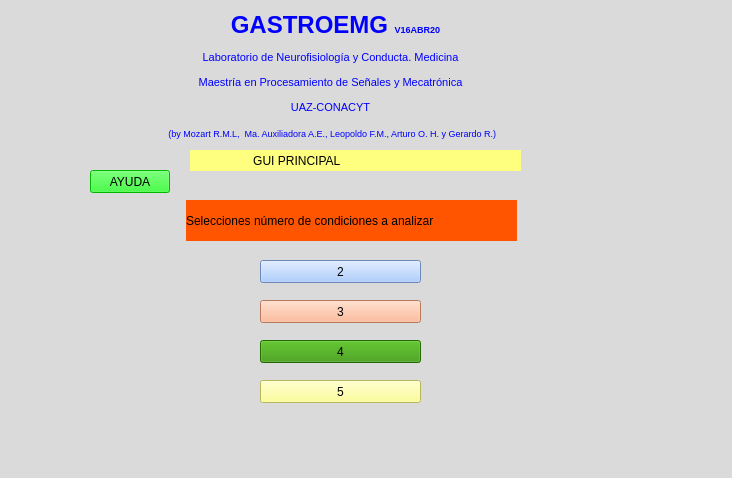
<?xml version="1.0" encoding="UTF-8"?>
<ui version="4.0">
 <class>MainWindow</class>
 <widget class="QMainWindow" name="MainWindow">
  <property name="geometry">
   <rect>
    <x>0</x>
    <y>0</y>
    <width>732</width>
    <height>478</height>
   </rect>
  </property>
  <property name="windowTitle">
   <string>MainWindow</string>
  </property>
  <property name="styleSheet">
   <string notr="true">background-color: rgb(218, 218, 218);</string>
  </property>
  <widget class="QWidget" name="centralwidget">
   <widget class="QLabel" name="label_4">
    <property name="geometry">
     <rect>
      <x>210</x>
      <y>10</y>
      <width>251</width>
      <height>31</height>
     </rect>
    </property>
    <property name="text">
     <string>&lt;html&gt;&lt;head/&gt;&lt;body&gt;&lt;p align=&quot;center&quot;&gt;&lt;span style=&quot; font-size:18pt; font-weight:600; color:#0000ff;&quot;&gt;GASTROEMG &lt;/span&gt;&lt;span style=&quot; font-size:7pt; font-weight:600; color:#0000ff;&quot;&gt;V16ABR20&lt;/span&gt;&lt;/p&gt;&lt;/body&gt;&lt;/html&gt;</string>
    </property>
   </widget>
   <widget class="QLabel" name="label_5">
    <property name="geometry">
     <rect>
      <x>30</x>
      <y>20</y>
      <width>91</width>
      <height>91</height>
     </rect>
    </property>
    <property name="styleSheet">
     <string notr="true">border-image: url(:/uaz3/uaz.png);</string>
    </property>
    <property name="text">
     <string/>
    </property>
   </widget>
   <widget class="QLabel" name="label_6">
    <property name="geometry">
     <rect>
      <x>540</x>
      <y>20</y>
      <width>81</width>
      <height>91</height>
     </rect>
    </property>
    <property name="styleSheet">
     <string notr="true">border-image: url(:/uaz4/uaz2.png);</string>
    </property>
    <property name="text">
     <string/>
    </property>
   </widget>
   <widget class="QLabel" name="label_7">
    <property name="geometry">
     <rect>
      <x>150</x>
      <y>50</y>
      <width>361</width>
      <height>91</height>
     </rect>
    </property>
    <property name="text">
     <string>&lt;!DOCTYPE HTML PUBLIC &quot;-//W3C//DTD HTML 4.0//EN&quot; &quot;http://www.w3.org/TR/REC-html40/strict.dtd&quot;&gt;
&lt;html&gt;&lt;head&gt;&lt;meta name=&quot;qrichtext&quot; content=&quot;1&quot; /&gt;&lt;style type=&quot;text/css&quot;&gt;
p, li { white-space: pre-wrap; }
&lt;/style&gt;&lt;/head&gt;&lt;body style=&quot; font-family:'MS Shell Dlg 2'; font-size:8pt; font-weight:400; font-style:normal;&quot;&gt;
&lt;p align=&quot;center&quot; style=&quot; margin-top:12px; margin-bottom:12px; margin-left:0px; margin-right:0px; -qt-block-indent:0; text-indent:0px;&quot;&gt;&lt;span style=&quot; color:#0000ff;&quot;&gt;Laboratorio de Neurofisiología y Conducta. Medicina&lt;/span&gt;&lt;/p&gt;
&lt;p align=&quot;center&quot; style=&quot; margin-top:12px; margin-bottom:12px; margin-left:0px; margin-right:0px; -qt-block-indent:0; text-indent:0px;&quot;&gt;&lt;span style=&quot; color:#0000ff;&quot;&gt;Maestría en Procesamiento de Señales y Mecatrónica&lt;/span&gt;&lt;/p&gt;
&lt;p align=&quot;center&quot; style=&quot; margin-top:12px; margin-bottom:12px; margin-left:0px; margin-right:0px; -qt-block-indent:0; text-indent:0px;&quot;&gt;&lt;span style=&quot; color:#0000ff;&quot;&gt;UAZ-CONACYT&lt;/span&gt;&lt;/p&gt;
&lt;p align=&quot;center&quot; style=&quot; margin-top:12px; margin-bottom:12px; margin-left:0px; margin-right:0px; -qt-block-indent:0; text-indent:0px;&quot;&gt;&lt;span style=&quot; font-size:9pt; color:#0000ff;&quot;&gt; &lt;/span&gt;&lt;span style=&quot; font-size:7pt; color:#0000ff;&quot;&gt;(by Mozart R.M.L,  Ma. Auxiliadora A.E., Leopoldo F.M., Arturo O. H. y Gerardo R.)&lt;/span&gt;&lt;/p&gt;&lt;/body&gt;&lt;/html&gt;</string>
    </property>
   </widget>
   <widget class="QPushButton" name="boton6_4">
    <property name="geometry">
     <rect>
      <x>90</x>
      <y>170</y>
      <width>80</width>
      <height>23</height>
     </rect>
    </property>
    <property name="styleSheet">
     <string notr="true">background-color: rgb(0, 255, 0);</string>
    </property>
    <property name="text">
     <string>AYUDA</string>
    </property>
   </widget>
   <widget class="QPushButton" name="boton4_0">
    <property name="geometry">
     <rect>
      <x>260</x>
      <y>340</y>
      <width>161</width>
      <height>23</height>
     </rect>
    </property>
    <property name="styleSheet">
     <string notr="true">background-color: rgb(49, 147, 0);
font: 14pt &quot;MS Shell Dlg 2&quot;;</string>
    </property>
    <property name="text">
     <string>4</string>
    </property>
   </widget>
   <widget class="QPushButton" name="boton1_0">
    <property name="geometry">
     <rect>
      <x>260</x>
      <y>260</y>
      <width>161</width>
      <height>23</height>
     </rect>
    </property>
    <property name="styleSheet">
     <string notr="true">background-color: rgb(151, 191, 255);
font: 14pt &quot;MS Shell Dlg 2&quot;;</string>
    </property>
    <property name="text">
     <string>2</string>
    </property>
   </widget>
   <widget class="QPushButton" name="boton3_0">
    <property name="geometry">
     <rect>
      <x>260</x>
      <y>300</y>
      <width>161</width>
      <height>23</height>
     </rect>
    </property>
    <property name="styleSheet">
     <string notr="true">background-color: rgb(255, 170, 127);
font: 14pt &quot;MS Shell Dlg 2&quot;;</string>
    </property>
    <property name="text">
     <string>3</string>
    </property>
   </widget>
   <widget class="QPushButton" name="boton5_0">
    <property name="geometry">
     <rect>
      <x>260</x>
      <y>380</y>
      <width>161</width>
      <height>23</height>
     </rect>
    </property>
    <property name="styleSheet">
     <string notr="true">background-color: rgb(49, 147, 0);
background-color: rgb(255, 255, 127);
font: 14pt &quot;MS Shell Dlg 2&quot;;</string>
    </property>
    <property name="text">
     <string>5</string>
    </property>
   </widget>
   <widget class="QLabel" name="label">
    <property name="geometry">
     <rect>
      <x>186</x>
      <y>200</y>
      <width>331</width>
      <height>41</height>
     </rect>
    </property>
    <property name="styleSheet">
     <string notr="true">background-color: rgb(255, 85, 0);
font: 12pt &quot;MS Shell Dlg 2&quot;;</string>
    </property>
    <property name="text">
     <string>Selecciones número de condiciones a analizar</string>
    </property>
   </widget>
   <widget class="QLabel" name="label_2">
    <property name="geometry">
     <rect>
      <x>190</x>
      <y>150</y>
      <width>331</width>
      <height>21</height>
     </rect>
    </property>
    <property name="styleSheet">
     <string notr="true">background-color: rgb(255, 85, 0);
font: 12pt &quot;MS Shell Dlg 2&quot;;
background-color: rgb(255, 255, 127);</string>
    </property>
    <property name="text">
     <string>                   GUI PRINCIPAL</string>
    </property>
   </widget>
  </widget>
  <widget class="QMenuBar" name="menubar">
   <property name="geometry">
    <rect>
     <x>0</x>
     <y>0</y>
     <width>732</width>
     <height>21</height>
    </rect>
   </property>
  </widget>
  <widget class="QStatusBar" name="statusbar"/>
 </widget>
 <resources>
  <include location="uaz3.qrc"/>
  <include location="uaz4.qrc"/>
 </resources>
 <connections/>
</ui>
